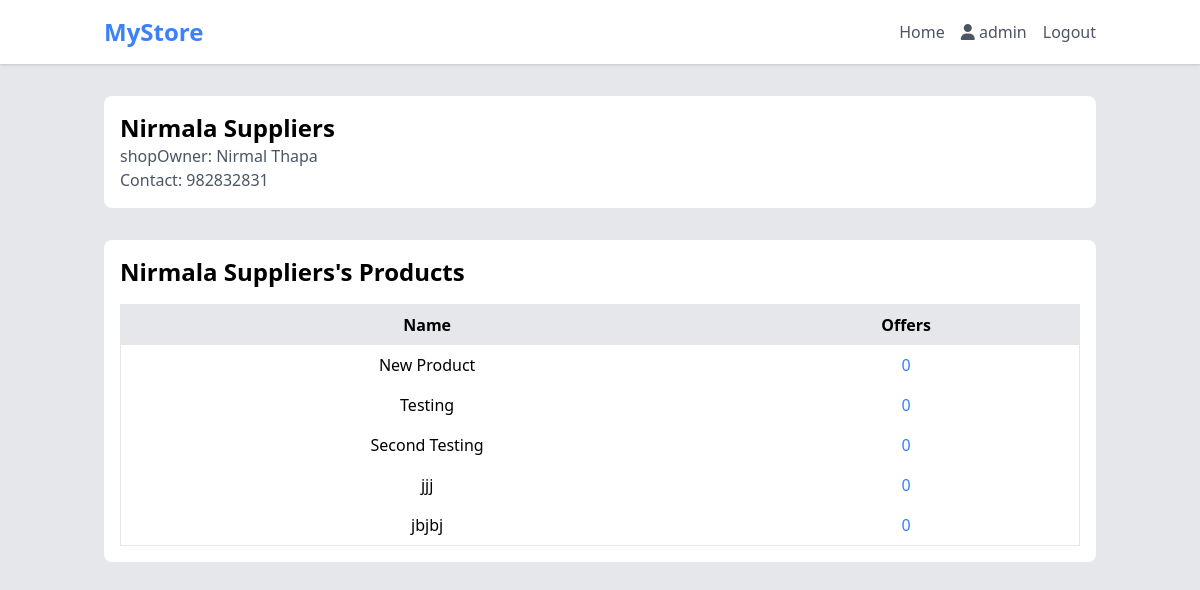
Screenshot of /shop/9 (signed in) with the database file from the repository.
### geoapp/models.py (models this page shows, shortened)
class Shop(models.Model):
    user = models.OneToOneField(User, on_delete=models.CASCADE, related_name='shop')
    shopName = models.CharField(max_length=50)
    shopOwner = models.CharField(max_length=50, default="Blank")
    shopContact = models.CharField(max_length=50, default="9999999999")
    latitude = models.CharField(max_length=100,default='0.0')
    longitude = models.CharField(max_length=100,default="0.0")

class Product(models.Model):
    productOwner = models.ForeignKey(Shop,on_delete = models.CASCADE)
    productName = models.CharField(max_length = 50)
    productPrice = models.FloatField()
    productCategory = models.CharField(max_length = 20,default="Electronics",choices = (
        ("Electronics","Electronics"),
        ("Fashion","Fashion"),
        ("Drinks","Drinks"),
        ("Furniture","Furniture")
    ))
    productImage = models.ImageField(upload_to='productImages/',default='productImages/product_placeholder.png',null=True)

### geoapp/views.py (the view)
# urls.py: path('shop/<str:pk>',views.shopDetail,name='shopDetail'),
def shopDetail(request,pk):
    if request.user.is_superuser:
        shop = Shop.objects.get(pk = pk)
        products = Product.objects.filter(productOwner = shop)
        return render(request,'shopDetails.html',{"shop":shop,'products':products})
    else:
        return redirect('/')

### geoapp/templates/shopDetails.html
{%extends 'base.html'%}
{%block content%}
<div class="container mx-auto px-4 py-8">
    <div class="bg-white rounded-lg p-4 md:flex">
        <div class="md:w-2/3 mt-4 md:mt-0">
            <h2 class="text-2xl font-semibold">{{shop.shopName}}</h2>
            {%if shop.shopOwner%}
            <p class="text-gray-600">shopOwner: {{shop.shopOwner}}</p>
            {%endif%}
            <p class="text-gray-600"> Contact: {{ shop.shopContact }}</p>
        </div>
    </div>
    <div class="bg-white rounded-lg p-4 mt-8">
        <h2 class="text-2xl font-semibold mb-4">{{shop.shopName}}'s Products</h2>
        {% if products %}
        <table class="w-full border">
            <thead>
                <tr>
                    <th class="py-2 px-4 bg-gray-200">Name</th>
                    <th class="py-2 px-4 bg-gray-200">Offers</th>
                </tr>
            </thead>
            <tbody>
                {% for product in products %}
                <tr>
                    <td class="py-2 px-4 whitespace-normal text-center">{{product.productName}}</td>
                    <td class="py-2 px-4 whitespace-normal text-center"><a href="{%url 'ProductOffer' product.pk%}" class="text-blue-500 hover:text-blue-300">{{product.offer_set.all.count}}</a></td>
                </tr>
                {% endfor %}
            </tbody>
        </table>
        {% else %}
        <h2 class="text-2xl font-semibold mb-4 text-center text-red-500">No Product Available</h2>
        {% endif %}
    </div>
</div>
{%endblock content%}

### templates/base.html (shortened to what this page needs)
<!DOCTYPE html>
<html lang="en">
<head>
    <link rel="stylesheet" href="https://cdn.jsdelivr.net/npm/tailwindcss@2.2.19/dist/tailwind.min.css">
    <link rel="stylesheet" href="https://cdnjs.cloudflare.com/ajax/libs/font-awesome/6.5.1/css/all.min.css" />
</head>
<body class="bg-gray-200">
    <nav class="bg-white shadow">
        <div class="container mx-auto px-4">
            <div class="flex items-center justify-between py-4">
                <div class="flex items-center">
                    <a href="/" class="text-2xl font-bold text-blue-500">MyStore</a>
                </div>
                <div class="hidden lg:flex space-x-4">
                    <a href="#" class="text-gray-600 hover:text-blue-500">Home</a>
                    <p class="text-gray-600 hover:text-blue-500">
                        <i class="fa-solid fa-user"></i>
                        {{request.user}}</p>
                    <a href="{%url 'logout'%}" class="text-gray-600 hover:text-blue-500 cursor-pointer">Logout</a>
                </div>
            </div>
        </div>
    </nav>
    {%block content%}{%endblock content%}
</body>
</html>

### rows the page displays
Shop: shopName "Nirmala Suppliers", shopOwner "Nirmal Thapa", shopContact "982832831"
Product: productName "New Product", offer_set.all.count "0"
Product: productName "Testing", offer_set.all.count "0"
Product: productName "Second Testing", offer_set.all.count "0"
Product: productName "jjj", offer_set.all.count "0"
Product: productName "jbjbj", offer_set.all.count "0"

### other values shown
{{ request.user }} "admin"
